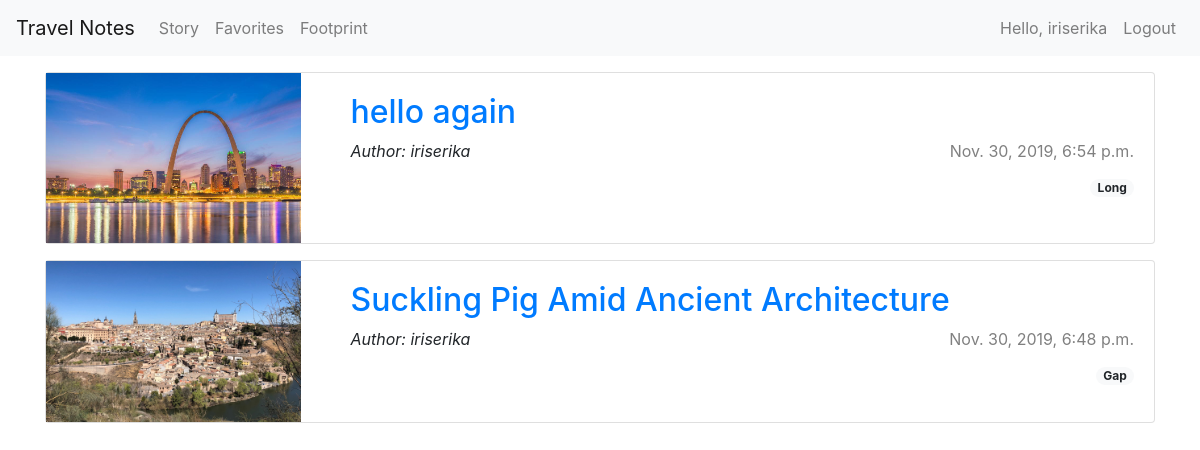
The app's page /favorites (signed in), older data.
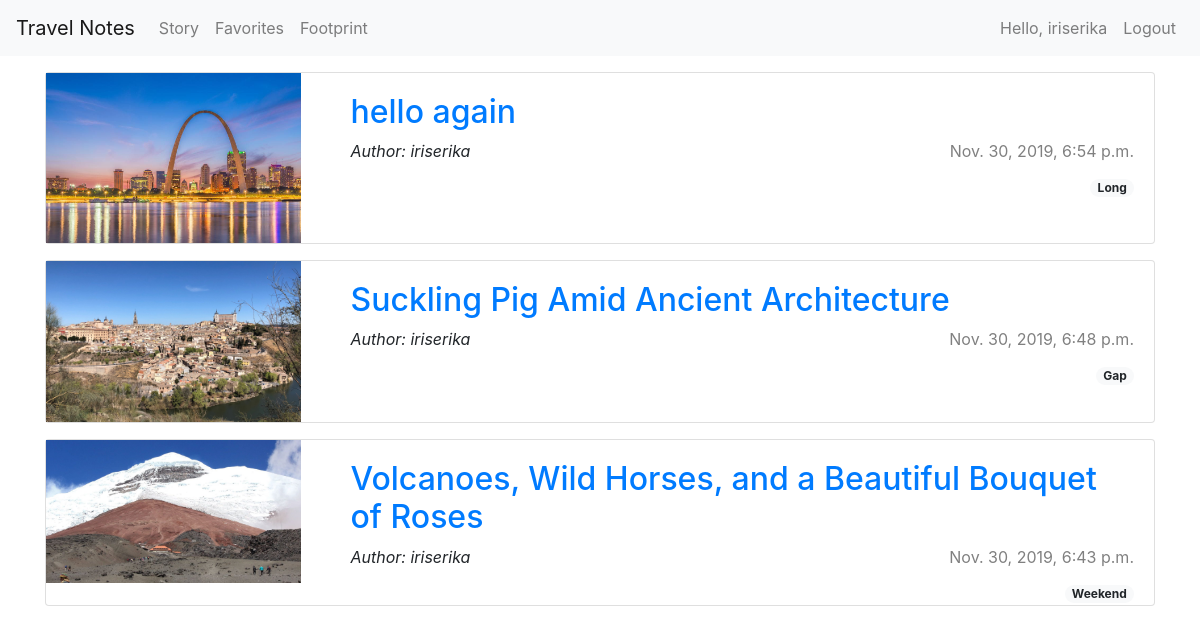
The same page, newer data.
### favorites/models.py (models this page shows)
class Favorite(models.Model):
	user = models.ForeignKey(settings.AUTH_USER_MODEL, on_delete = models.CASCADE)
	note = models.ForeignKey("notes.Note", on_delete=models.CASCADE)

### notes/models.py (models this page shows, shortened)
class Note(models.Model):
	author = models.ForeignKey(settings.AUTH_USER_MODEL, on_delete = models.CASCADE)
	title = models.CharField(max_length = 200)
	text = models.TextField()
	created_date = models.DateTimeField(default = timezone.now)
	cover = models.ImageField(upload_to = 'images/', default = '/images/default.jpeg')
	tag = models.CharField(max_length = 20, default='Weekend Break')

### favorites/views.py (the view)
# urls.py: path('', views.show_favorites, name='show_favorites'),
def show_favorites(request):
	if request.user.is_authenticated:
		favorites = Favorite.objects.filter(user = request.user)
		return render(request, 'favorites.html', {'favorites': favorites})
	else:
		return redirect('../accounts/login')

### templates/favorites.html (shortened to what this page needs)
{% extends 'base.html' %}
{% block content %}
{% for favorite in favorites %}
<div class="card" style="margin: 1rem auto;">
	<div class="row">
		<div class="col-3">
			<img src="{{ favorite.note.cover.url}}" class="img-fluid" alt="{{ favorite.note.title }}">
		</div>
		<div class="col-9">
			<div class="card-body">
				<h2><a href="{% url 'post_detail' pk=favorite.note.pk %}">{{ favorite.note.title }}</a></h2>
				<p class="float-right" style="color: grey;">{{ favorite.note.created_date }}</p>
    			<p><em>Author: {{ favorite.note.author }}</em></p>
			    <span class="badge badge-pill badge-light float-right">{{ favorite.note.tag }}</span>
			</div>
		</div>
	</div>
</div>
{% endfor %}
{% endblock %}

Row changes from the older to the newer data that the page shows:
added Favorite: note.cover (picture), note "Volcanoes, Wild Horses, and a Beautiful Bouquet of Roses", note.created_date "Nov. 30, 2019, 6:43 p.m.", note.author "iriserika", note.tag "Weekend"
